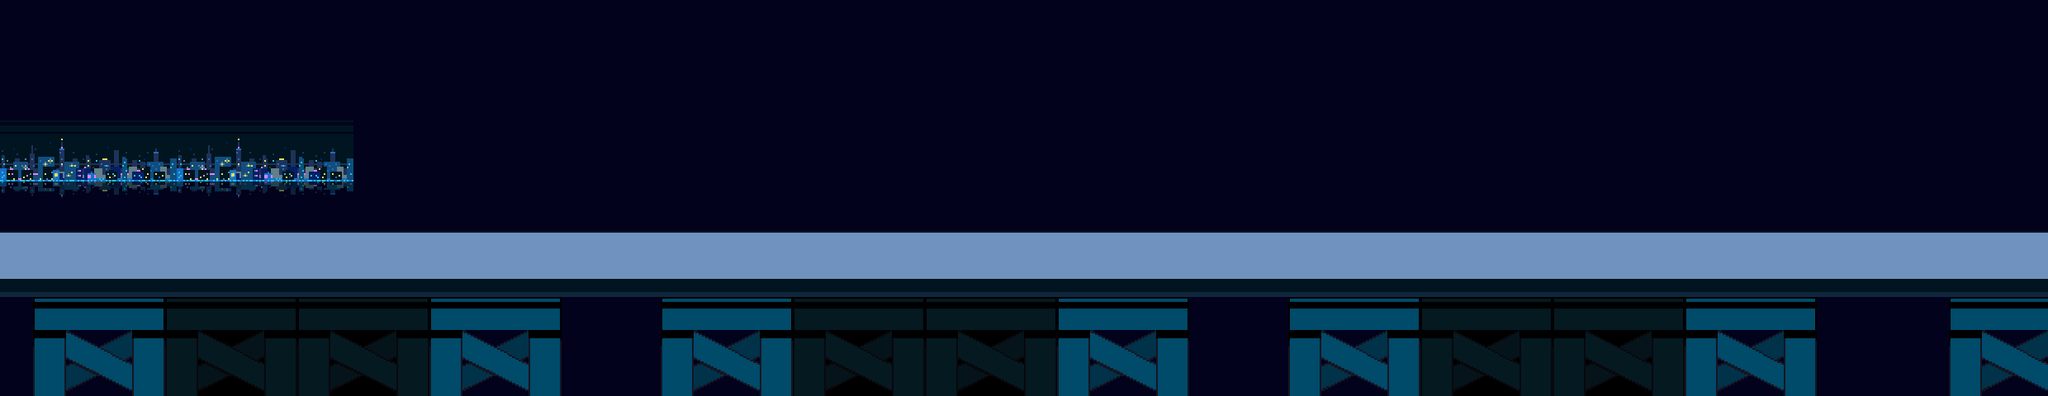

A 2D game scene composited from a Tiled map and its tileset images. What follows is a short description and the map's XML, with every tile layer's data as written:
An orthogonal 62x12 tile map with 40x40 px tiles, 1 tile layer (Calque de Tuiles 1), 2 tilesets, 1 image layer and 9 objects (2x npc, 2x transition, entry_l, spawn, entry_r).

<map version="1.8" tiledversion="1.8.4" orientation="orthogonal" renderorder="right-down" width="62" height="12" tilewidth="40" tileheight="40" infinite="0" backgroundcolor="#02021d" nextlayerid="6" nextobjectid="10">
 <editorsettings>
  <export target="queen_mansion_top.lua" format="lua" />
 </editorsettings>
 <tileset firstgid="1" source="../tilesets/mansion_top.tsx" />
 <tileset firstgid="91" source="../tilesets/city_girder.tsx" />
 <imagelayer id="2" name="Calque d'Images 1" offsetx="0" offsety="-40" repeatx="1">
  <image source="../../../assets/sprites/tilesets/spr_mansion_ferris_wheel_bg_0.png" width="428" height="480" />
 </imagelayer>
 <layer id="1" name="Calque de Tuiles 1" width="62" height="12">
  <data encoding="csv">
0,0,0,0,0,0,0,0,0,0,0,0,0,0,0,0,0,0,0,0,0,0,0,0,0,0,0,0,0,0,0,0,0,0,0,0,0,0,0,0,0,0,0,0,0,0,0,0,0,0,0,0,0,0,0,0,0,0,0,0,0,0,
0,0,0,0,0,0,0,0,0,0,0,0,0,0,0,0,0,0,0,0,0,0,0,0,0,0,0,0,0,0,0,0,0,0,0,0,0,0,0,0,0,0,0,0,0,0,0,0,0,0,0,0,0,0,0,0,0,0,0,0,0,0,
0,0,0,0,0,0,0,0,0,0,0,0,0,0,0,0,0,0,0,0,0,0,0,0,0,0,0,0,0,0,0,0,0,0,0,0,0,0,0,0,0,0,0,0,0,0,0,0,0,0,0,0,0,0,0,0,0,0,0,0,0,0,
0,0,0,0,0,0,0,0,0,0,0,0,0,0,0,0,0,0,0,0,0,0,0,0,0,0,0,0,0,0,0,0,0,0,0,0,0,0,0,0,0,0,0,0,0,0,0,0,0,0,0,0,0,0,0,0,0,0,0,0,0,0,
0,0,0,0,0,0,0,0,0,0,0,0,0,0,0,0,0,0,0,0,0,0,0,0,0,0,0,0,0,0,0,0,0,0,0,0,0,0,0,0,0,0,0,0,0,0,0,0,0,0,0,0,0,0,0,0,0,0,0,0,0,0,
0,0,0,0,0,0,0,0,0,0,0,0,0,0,0,0,0,0,0,0,0,0,0,0,0,0,0,0,0,0,0,0,0,0,0,0,0,0,0,0,0,0,0,0,0,0,0,0,0,0,0,0,0,0,0,0,0,0,0,0,0,0,
0,0,0,0,0,0,0,0,0,0,0,0,0,0,0,0,0,0,0,0,0,0,0,0,0,0,0,0,0,0,0,0,0,0,0,0,0,0,0,0,0,0,0,0,0,0,0,0,0,0,0,0,0,0,0,0,0,0,0,0,0,0,
12,12,12,12,12,12,12,12,12,12,12,12,12,12,12,12,12,12,12,12,12,12,12,12,12,12,12,12,12,12,12,12,12,12,12,12,12,12,12,12,12,12,12,12,12,12,12,12,12,12,12,12,12,12,12,12,12,12,12,12,12,12,
32,32,32,32,32,32,32,32,32,32,32,32,32,32,32,32,32,32,32,32,32,32,32,32,32,32,32,32,32,32,32,32,32,32,32,32,32,32,32,32,32,32,32,32,32,32,32,32,32,32,32,32,32,32,32,32,32,32,32,32,32,32,
0,100,101,102,103,104,105,106,107,104,105,106,107,100,101,102,103,0,0,0,100,101,102,103,104,105,106,107,104,105,106,107,100,101,102,103,0,0,0,100,101,102,103,104,105,106,107,104,105,106,107,100,101,102,103,0,0,0,0,100,101,102,
0,109,110,111,112,113,114,115,116,113,114,115,116,109,110,111,112,0,0,0,109,110,111,112,113,114,115,116,113,114,115,116,109,110,111,112,0,0,0,109,110,111,112,113,114,115,116,113,114,115,116,109,110,111,112,0,0,0,0,109,110,111,
0,118,119,120,121,122,123,124,125,122,123,124,125,118,119,120,121,0,0,0,118,119,120,121,122,123,124,125,122,123,124,125,118,119,120,121,0,0,0,118,119,120,121,122,123,124,125,122,123,124,125,118,119,120,121,0,0,0,0,118,119,120
</data>
 </layer>
 <objectgroup color="#ff00ff" id="3" name="objects">
  <object id="1" name="npc" x="1979" y="333">
   <properties>
    <property name="actor" value="ralsei" />
    <property name="facing" value="up" />
   </properties>
   <point />
  </object>
  <object id="2" name="npc" x="1980" y="300">
   <properties>
    <property name="actor" value="queen" />
   </properties>
   <point />
  </object>
  <object id="7" name="transition" x="2480" y="282" width="20" height="56">
   <properties>
    <property name="map" value="mansion_queen_prefountain" />
    <property name="marker" value="entry_l" />
   </properties>
  </object>
  <object id="8" name="transition" x="-20" y="282" width="20" height="56">
   <properties>
    <property name="map" value="mansion_queen_4f_d" />
    <property name="marker" value="entry_r" />
   </properties>
  </object>
 </objectgroup>
 <objectgroup color="#0000ff" id="4" name="collisions">
  <object id="3" x="0" y="338" width="2480" height="40" />
  <object id="4" x="0" y="240" width="2480" height="41.8182" />
 </objectgroup>
 <objectgroup color="#aa00ff" id="5" name="markers">
  <object id="5" name="entry_l" x="40.1818" y="314.182">
   <point />
  </object>
  <object id="6" name="spawn" x="354" y="307.333">
   <point />
  </object>
  <object id="9" name="entry_r" x="2440" y="320">
   <properties>
    <property name="music" value="wind_highplace" />
   </properties>
   <point />
  </object>
 </objectgroup>
</map>
